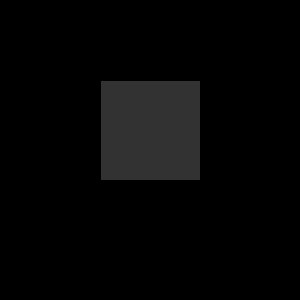
Frame 1 (no input)
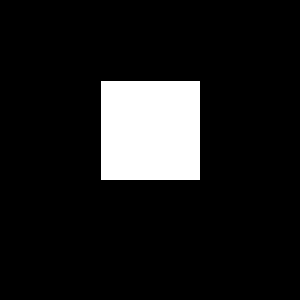
Frame 60 (the mouse pressed at the canvas centre just before this capture)
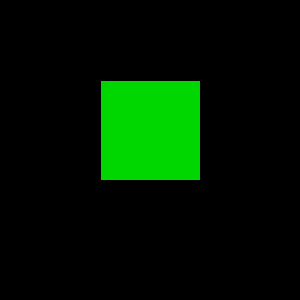
Frame 120 (the mouse held since frame 60 and released just before this capture)

The Processing sketch that drew these frames (run headless with seeded random() and noise(); from frame 60 on, the mouse is pressed at the canvas centre):

// Processing sketch: processing_163773
// ── processing_163773.pde

void setup() {
  size(300, 300);
  fill(50);
 background(0);
}

void draw( ) {
   rect(100, 80, 100, 100);
      if (mouseX > 100 && mouseX < 200 && 
      mouseY > 80 && mouseY < 180) {
        fill(0, 215, 0);
      }
      else {
        fill(255);  
}
}
